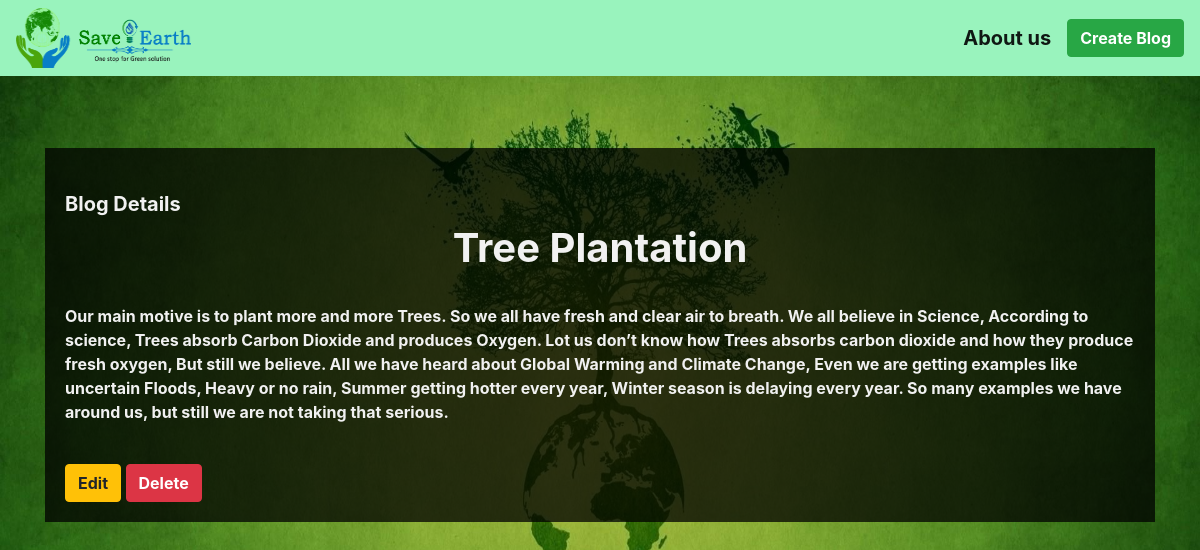
The app's page /detailView/15 with its own data.
### myblog/models.py (models this page shows, shortened)
class Myblog(models.Model):
    author = models.ForeignKey(
        'auth.User',
        on_delete = models.CASCADE,
    )
    title = models.CharField(max_length=200)
    text = models.TextField()
    image = models.ImageField(upload_to='post_image/',blank=True)

### myblog/views.py (the view)
# urls.py: path('detailView/<int:pk>',views.ViewDetail.as_view(),name='detailView'),
class ViewDetail(DetailView):
    model = Myblog
    template_name ="DetailView.html"
    context_object_name = 'batman'

### templates/DetailView.html
{% extends "index.html" %}
{% block content %}
<br>
<br>
<br>
<div class="content">
 <br>
<h5><b>Blog Details</b></h5>
<h1><center><b>{{batman.title}}</b></center></h1>
<br>
    <p><b>
         {{batman.text}}
        </b></p>
        <br>
        <a href="{% url 'blog_edit' batman.pk %}"><button class="btn btn-warning"><b>Edit</b></button></a>
        <a href="{% url 'blog_delete' batman.pk %}"><button class="btn btn-danger"><b>Delete</b></button></a>
</div>
{% endblock content %}

### templates/index.html (style rules this page uses)
body { background-image: url(/post_image/es8.jpg); background-size: 100% 100%; background-repeat: no-repeat; background-attachment: fixed; color: white; }
.content { background: rgb(0, 0, 0); background: rgba(0, 0, 0, 0.75); color: #f1f1f1; width: 100%; padding: 20px; }

### records on screen
Myblog: title "Tree Plantation", text "Our main motive is to plant more and more Trees. So we all have fresh and clear air to breath. We all believe in Science, According to science, Trees absorb Carbon Dioxide and produces Oxygen. Lot us don’t know how Trees absorbs carbon dioxide and how they produce fresh oxygen, But still we believe. All we have heard about Global Warming and Climate Change, Even we are getting examples like uncertain Floods, Heavy or no rain, Summer getting hotter every year, Winter season is delaying every year. So many examples we have around us, but still we are not taking that serious."
